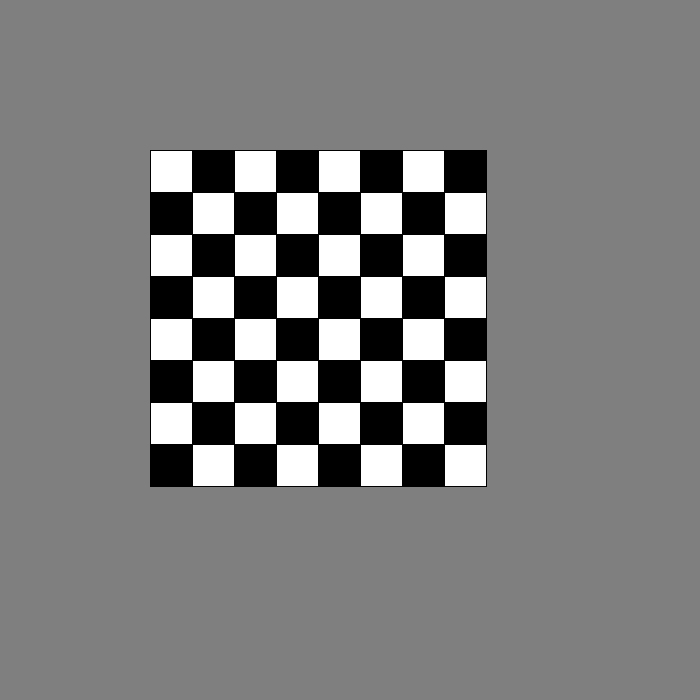
Frame 1 (no input)
Frame 60 (the mouse pressed at the canvas centre just before this capture): identical to frame 1, image omitted
Frame 120 (the mouse held since frame 60 and released just before this capture): identical to frame 1, image omitted

The Processing sketch that drew this single still picture (run headless with seeded random() and noise(); from frame 60 on, the mouse is pressed at the canvas centre):

// Processing sketch: Chess_board
// ── Chess_board.pde
float chessFieldSize = 40;
int chessRow;
int chessColumn;

void setup()
{
  size(700, 700);
  rect(0, 0, 700, 700);
}

void draw()
{
  background(127);
  drawChessBoard(150, 150, 42);
}



void drawChessBoard(float posX, float posY, float fieldSize)
{
  int row = 0;
  while (row < 8)
  {
    drawChessRow(posX, posY, row, fieldSize);
    ++row;
  }
}

void drawChessRow(float posX, float posY, int row, float fieldSize)
{
  int column = 0;
  while (column < 8)
  {
    drawChessField(posX, posY,row, column, fieldSize);
    ++column;
  }
}


void drawChessField(float posX, float posY, int chessRow, int chessColumn, float size)
{
  if ((chessRow+chessColumn) % 2 == 0)
  {
    fill(255);
  } else
  {
    fill(0);
  }
  rect(posX + chessColumn*size, posY + chessRow*size, size, size);
}
